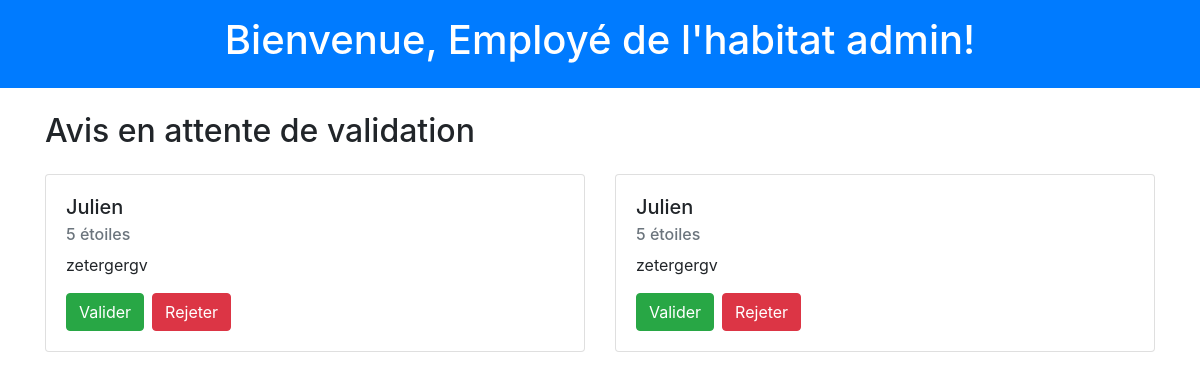
/employe_dashboard.php (signed in), run on the app's committed database.
### tables this page shows
CREATE TABLE IF NOT EXISTS `avis` (
  `id` int NOT NULL AUTO_INCREMENT,
  `nom` varchar(255) NOT NULL,
  `age` int DEFAULT NULL,
  `note` int NOT NULL,
  `avis` text NOT NULL,
  `status` varchar(50) DEFAULT 'en attente',
  PRIMARY KEY (`id`)
);

### employe_dashboard.php (the view, shortened to what this page needs)
<?php
$conn = new mysqli("localhost", "376865", "Marley2809", "zooarcadiaa_zoo");
$sql = "SELECT * FROM avis WHERE status = 'en attente'";
$result = $conn->query($sql);
?>
<!DOCTYPE html>
<html lang="fr">
<head>
    <link rel="stylesheet" href="https://stackpath.bootstrapcdn.com/bootstrap/4.5.2/css/bootstrap.min.css">
</head>
<body>
    <header class="bg-primary text-white text-center py-3">
        <h1>Bienvenue, Employé de l'habitat <?php echo $_SESSION['habitat']; ?>!</h1>
    </header>
    <main class="container mt-4">
        <section>
            <h2 class="mb-4">Avis en attente de validation</h2>
            <?php
            if ($result->num_rows > 0) {
                echo '<div class="row">';
                while($row = $result->fetch_assoc()) {
                    echo '<div class="col-md-6 mb-4">';
                    echo '<div class="card">';
                    echo '<div class="card-body">';
                    echo '<h5 class="card-title">' . htmlspecialchars($row['nom']) . '</h5>';
                    echo '<h6 class="card-subtitle mb-2 text-muted">' . htmlspecialchars($row['note']) . ' étoiles</h6>';
                    echo '<p class="card-text">' . htmlspecialchars($row['avis']) . '</p>';
                    echo '<form action="valider_avis.php" method="post">';
                    echo '<button type="submit" name="action" value="valider" class="btn btn-success mr-2">Valider</button>';
                    echo '<button type="submit" name="action" value="rejeter" class="btn btn-danger">Rejeter</button>';
                    echo '</form>';
                    echo '</div>';
                    echo '</div>';
                    echo '</div>';
                }
                echo '</div>';
            } else {
                echo '<p>Aucun avis en attente de validation.</p>';
            }
            ?>
        </section>
    </main>
</body>
</html>

### data on the page
avis: nom "Julien", note "5", avis "zetergergv"
avis: nom "Julien", note "5", avis "zetergergv"

### other printed values
$_SESSION['habitat'] "admin"
